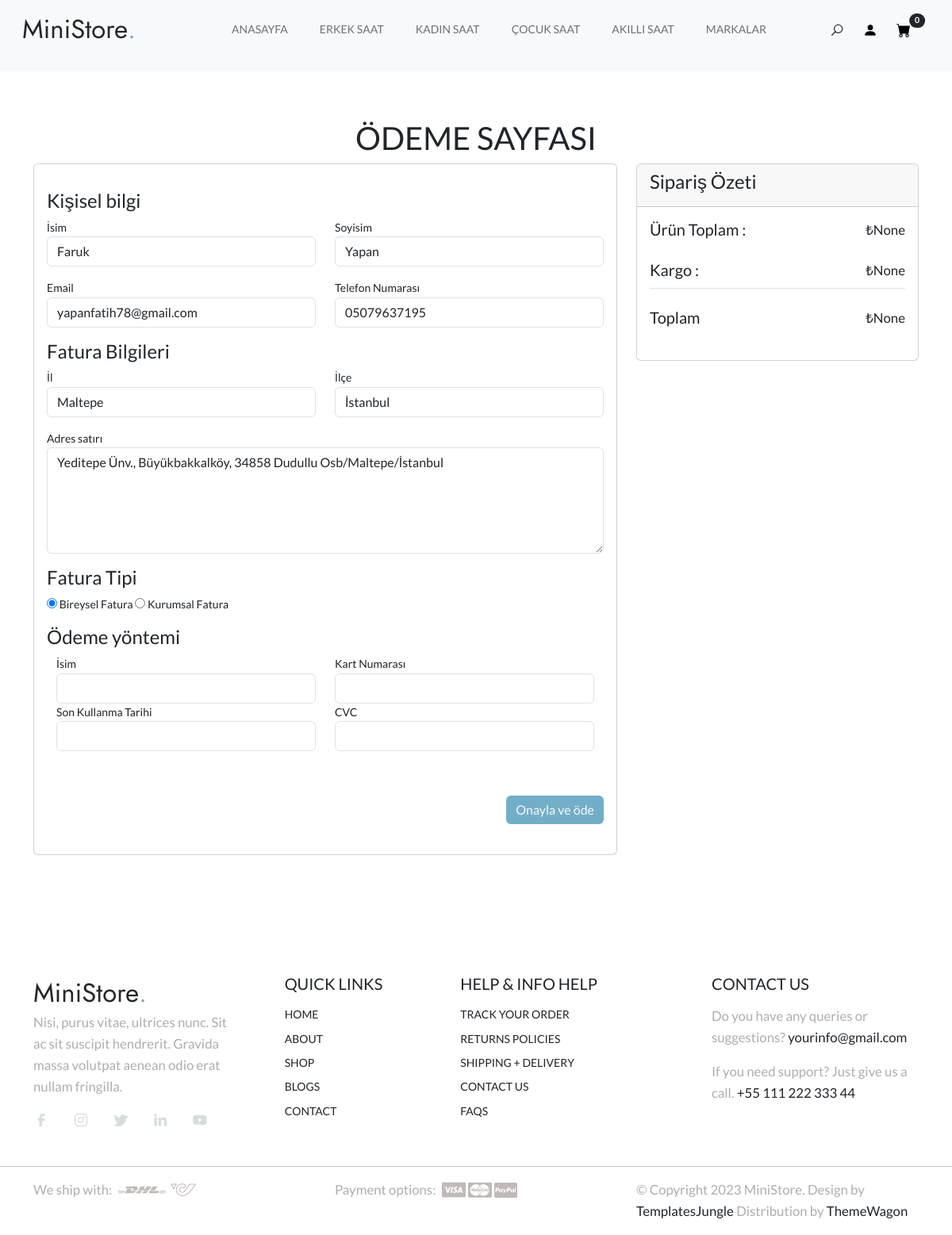
Screenshot of /checkout/ (signed in) with the database file from the repository.
### Appcommerce/models.py (models this page shows, shortened)
class Profil(models.Model):
    kullanici = models.OneToOneField(User, on_delete=models.CASCADE)
    telefon_numarasi = models.CharField(max_length=50, null=True,blank=True)
    dogum_tarihi = models.DateField(null=True,blank=True)
    class Meta:
        verbose_name_plural = "Profiller"

class Adres(models.Model):
    kullanici = models.ForeignKey(User, on_delete=models.CASCADE)
    adres = models.TextField(null=True,blank=True)
    il = models.CharField(max_length=50,null=True,blank=True)
    ilce = models.CharField(max_length=50,null=True,blank=True)
    mahalle = models.CharField(max_length=50,null=True,blank=True)
    class Meta:
        verbose_name_plural = "Adresler"

### Appcommerce/views.py (the view)
# urls.py: path("checkout/", checkout, name="checkout"),
@login_required(login_url='/login/')
def checkout(request):
    user = User.objects.get(username=request.user)
    profil_info = Profil.objects.get(kullanici=request.user)
    adres = Adres.objects.get(kullanici=request.user)
    basket_products = BasketProduct.objects.filter(user=request.user)
    order = Order.objects.filter(user=request.user).last()
    product_total_price = request.session.get('urun_toplam_fiyat')
    kargo = request.session.get('kargo_ucreti')
    total_price = request.session.get('toplam_fiyat')
    context={
        "profil_info":profil_info,
        "adres":adres,
        "basket_products":basket_products,
        "total_price":total_price,
        "product_total_price":product_total_price,
        "kargo":kargo,
        "productquantity":ProductQuantity(request)
    }
    return render(request,"checkout.html",context)

### Appcommerce/views.py (called while the page is built)
def ProductQuantity(request):
    if request.user.is_authenticated:
        return BasketProduct.objects.filter(user=request.user)
    else:
        return None

### Appcommerce/templates/checkout.html (shortened to what this page needs)
{% extends 'base.html' %}
{% load static %}
{% load custom_filters %}
{% load i18n %}
{% block content %}
<div class="content" style="padding: 150px 0;">
    <div class="container">
        <h1 class="text-center">ÖDEME SAYFASI</h1>
        <div class="row">
            <div class="col-md-7 col-lg-8">
                <div class="card">
                    <div class="card-body">
                        <form id="checkout-form" action="" method="post">
                            {% with account_data.client as client_data %}
                            <div class="info-widget">
                                <h4 class="card-title">{% trans "Kişisel bilgi" %}</h4>
                                <div class="row">
                                    <div class="col-md-6 col-sm-12">
                                        <div class="mb-3 card-label">
                                            <label>{% trans "İsim" %}</label>
                                            <input class="form-control" type="text" name="first-name"
                                                value="{{ profil_info.kullanici.first_name }}">
                                        </div>
                                    </div>
                                    <div class="col-md-6 col-sm-12">
                                        <div class="mb-3 card-label">
                                            <label>{% trans "Soyisim" %}</label>
                                            <input class="form-control" type="text" name="last-name"
                                                value="{{ profil_info.kullanici.last_name }}">
                                        </div>
                                    </div>
                                    <div class="col-md-6 col-sm-12">
                                        <div class="mb-3 card-label">
                                            <label>{% trans "Email" %}</label>
                                            <input class="form-control" type="email" name="email"
                                                value="{{ profil_info.kullanici.email }}">
                                        </div>
                                    </div>
                                    <div class="col-md-6 col-sm-12">
                                        <div class="mb-3 card-label">
                                            <label>{% trans "Telefon Numarası" %}</label>
                                            <input class="form-control" type="text" name="phone-number"
                                                value="{{ profil_info.telefon_numarasi }}">
                                        </div>
                                    </div>
                                </div>
                            </div>
                            <div class="info-widget">
                                <h4 class="card-title">{% trans "Fatura Bilgileri" %}</h4>
                                <div class="row">
                                    <div class="col-md-6">
                                        <div class="mb-3">
                                            <label class="control-label">{% trans "İl" %}</label>
                                            <input type="text" class="form-control" name="city"
                                                placeholder="{% trans 'Şehir Girin' %}"
                                                value="{{ adres.il }}" required>
                                        </div>
                                    </div>
                                    <div class="col-md-6">
                                        <div class="mb-3">
                                            <label class="control-label">{% trans "İlçe" %}</label>
                                            <input id="state-province" type="text" class="form-control"
                                                name="state_province" placeholder=""
                                                value="{{ adres.ilce }}" required>
                                        </div>
                                    </div>
                                    <div class="col-md-12">
                                        <div class="mb-3">
                                            <label>{% trans "Adres satırı" %}</label>
                                            <textarea rows="5" type="text" class="form-control" name="address_line_1"
                                                placeholder="{% trans 'Adres satırı 1 girin' %}"
                                                 required >{{ adres.adres }}
                                            </textarea>
                                        </div>
                                    </div>
                                </div>
                            </div>
                            {% endwith %}
                            <div class="info-widget">
                                <h4 class="card-title">{% trans "Fatura Tipi" %}</h4>
                                <div class="row">
                                    <div class="payment-list">
                                        <label class="payment-radio credit-card-option">
                                            <input type="radio" name="billing-info" value="personal" checked>
                                            {% trans "Bireysel Fatura" %}
                                        </label>
                                        <label class="payment-radio">
                                            <input type="radio" name="billing-info" value="corporate">
                                            {% trans "Kurumsal Fatura" %}
                                        </label>
                                    </div>
                                </div>
                            </div>
                            <div class="payment-widget">
                                <h4 class="card-title mt-3">{% trans "Ödeme yöntemi" %}</h4>
                                <div class="container">
                                        <div class="row">
                                            <div class="col-md-6">
                                                <div class="form-group">
                                                    <label for="exampleFormControlInput1">İsim</label>
                                                    <input type="text" class="form-control" name="name" id="name" />
                                                </div>
                                            </div>
                                            <div class="col-md-6">
                                                <div class="form-group">
                                                    <label for="exampleFormControlInput1">Kart Numarası</label>
                                                    <input type="text" class="form-control" name="number" id="number">
                                                </div>
                                            </div>
                                            <div class="col-md-6">
                                                <div class="form-group">
                                                    <label for="exampleFormControlInput1">Son Kullanma Tarihi</label>
                                                    <input type="text" class="form-control" name="expiry" id="expiry" />
                                                </div>
                                            </div>
                                            <div class="col-md-6">
                                                <div class="form-group">
                                                    <label for="exampleFormControlInput1">CVC</label>
                                                    <input type="text" class="form-control" name="cvc" id="cvc" />
                                                </div>
                                            </div>
                                            <div class="col-md-12">
                                                <div class="card-body"></div>
                                            </div>
                                        </div>
                                </div>
                                <div class="submit-section mt-4">
                                    <button id="checkout-btn" type="submit" class="btn btn-primary submit-btn d-block ms-auto">
                                        {% trans "Onayla ve öde" %}
                                    </button>
                                </div>
                                <br>
                            </div>
                        </form>
                    </div>
                </div>
            </div>
            <div class="col-md-5 col-lg-4 theiaStickySidebar">
                <div class="card booking-card">
                    <div class="card-header">
                        <h4 class="card-title">{% trans "Sipariş Özeti" %}</h4>
                    </div>
                    <div class="card-body">
                        <div class="d-flex justify-content-between mb-4">
                            <h5 class="mb-0 me-4">Ürün Toplam :</h5>
                            <p class="mb-0 text-dark">₺{{ product_total_price }}</p>
                        </div>
                        <div class="d-flex justify-content-between mb-2">
                            <h5 class="mb-0 me-4">Kargo :</h5>
                            <div class="">
                                <p class="mb-0 text-dark">₺{{ kargo }}</p>
                            </div>
                        </div>
                        <div class="py-4 border-top d-flex justify-content-between">
                            <h5 class="mb-0">Toplam</h5>
                            <p class="mb-0 text-dark">₺{{ total_price }}</p>
                        </div>
                    </div>
                    </div>
                </div>
            </div>
        </div>
    </div>
{% endblock %}

### Appcommerce/static/css/style.css (style rules this page uses)
:root { --accent-color: #717171; --white-color: #fff; --black-color: #000; --gray-color: #F3F3F3; --gray-color-300: #D8D8D8; --gray-color-500: #AEAEAE; --gray-color-800: #3A3A3A; --light-gray-color: #D7DDDF; --primary-color: #72AEC8; --bs-primary-rgb: 114,174,200; --light-color: #f8f9fa; --dark-color: #212529; --light-blue-color: #EDF1F3; --navbar-color-color: #131814; --swiper-theme-color: #4A4A4A; --swiper-pagination-color: #4A4A4A; }
:root { --body-font : "Lato", sans-serif; --heading-font : "Jost", sans-serif; }
*, *::before, *::after { -webkit-box-sizing: border-box; -moz-box-sizing: border-box; box-sizing: border-box; }
html { box-sizing: border-box; }
body { font-family: var(--body-font); font-size: 14px; font-weight: 500; line-height: 1.6; margin: 0; min-height: 100vh; }
p { font-size: 1.2em; color: var(--gray-color-500); }
.btn.btn-primary { background: var(--primary-color); color: var(--light-color); border: none; }

### rows the page displays
Profil: first-name "Faruk", last-name "Yapan", email "yapanfatih78@gmail.com", phone-number "05079637195"
Adres: city "Maltepe", state_province "İstanbul", address_line_1 "Yeditepe Ünv., Büyükbakkalköy, 34858 Dudullu Osb/Maltepe/İstanbul"

### other values shown
{{ productquantity|length }} "0"
{{ product_total_price }} "None"
{{ kargo }} "None"
{{ total_price }} "None"
